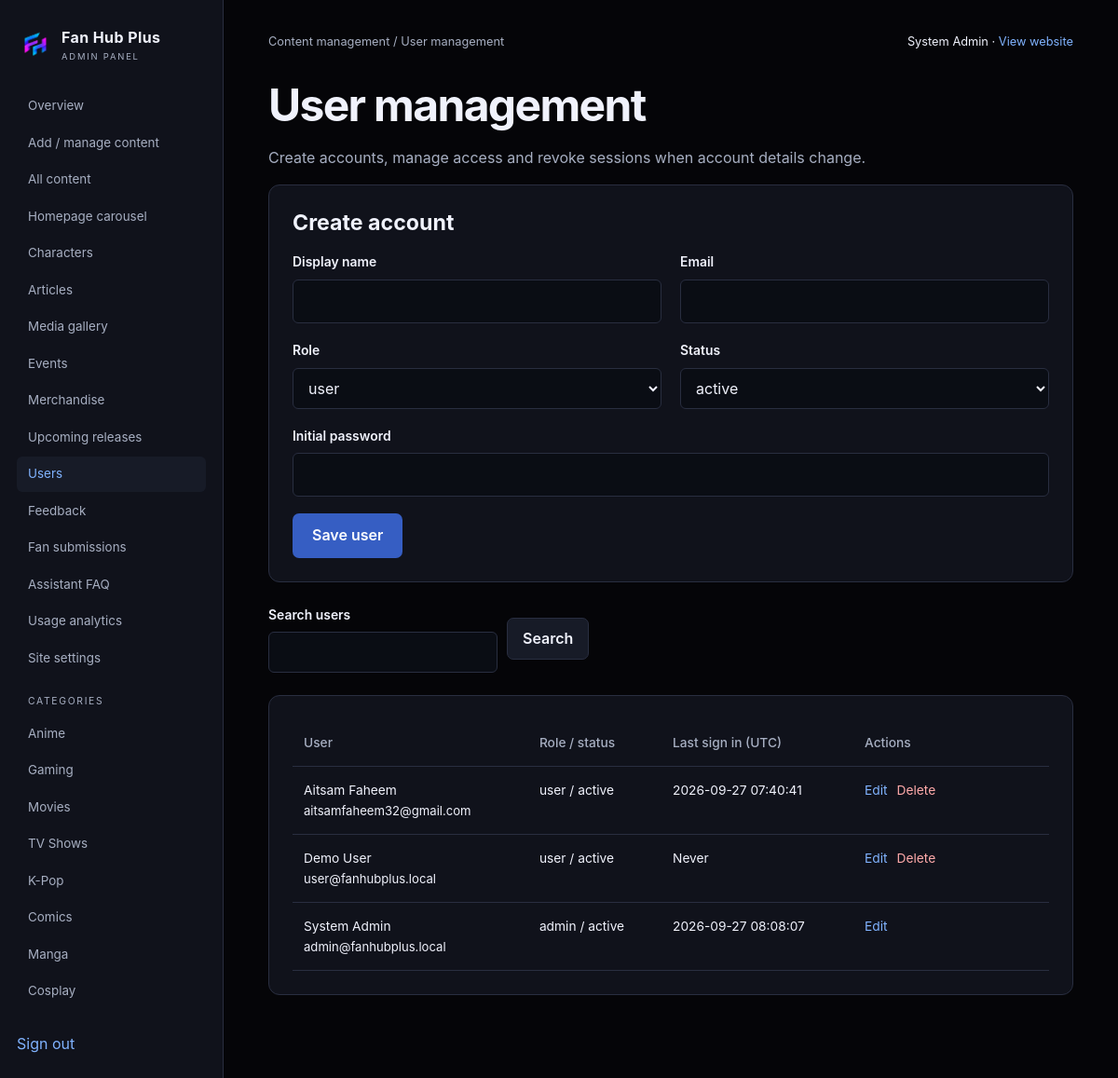
Page /Admin/users.php (signed in) on the committed database.
### tables this page shows
CREATE TABLE `categories` (
  `category_id` int(10) UNSIGNED NOT NULL,
  `name` varchar(80) NOT NULL,
  `slug` varchar(80) NOT NULL,
  `description` text DEFAULT NULL,
  `image_url` varchar(500) DEFAULT NULL,
  `sort_order` int(11) NOT NULL DEFAULT 0,
  `is_active` tinyint(1) NOT NULL DEFAULT 1
);

CREATE TABLE `users` (
  `user_id` int(10) UNSIGNED NOT NULL,
  `name` varchar(120) NOT NULL,
  `email` varchar(190) NOT NULL,
  `password_hash` varchar(255) NOT NULL,
  `role` enum('user','editor','admin') NOT NULL DEFAULT 'user',
  `avatar_url` varchar(500) DEFAULT NULL,
  `bio` text DEFAULT NULL,
  `status` enum('active','suspended','pending') NOT NULL DEFAULT 'active',
  `created_at` timestamp NOT NULL DEFAULT current_timestamp(),
  `updated_at` timestamp NOT NULL DEFAULT current_timestamp() ON UPDATE current_timestamp(),
  `last_login` datetime DEFAULT NULL,
  `session_version` int(10) UNSIGNED NOT NULL DEFAULT 1
);

### config/config.php (called while the page is built, shortened)
<?php
function base_url(string $path = ''): string {
    return BASE_URL . '/' . ltrim($path, '/');
}

### includes/functions.php (called while the page is built, shortened)
<?php
require_once __DIR__ . '/auth.php';
function e(mixed $value): string { return htmlspecialchars((string)($value ?? ''), ENT_QUOTES | ENT_SUBSTITUTE, 'UTF-8'); }
function input(string $key, string $default = '', ?array $source = null): string {
    $value = ($source ?? $_POST)[$key] ?? $default;
    return is_scalar($value) ? trim((string)$value) : $default;
}
function get(string $key, string $default = ''): string { return input($key, $default, $_GET); }
function categories(): array { return db_all('SELECT * FROM categories WHERE is_active=1 ORDER BY sort_order,name'); }
function category_url(string $slug): string {
    $map = ['tv-shows'=>'tvshows','k-pop'=>'kpop'];
    return base_url(($map[$slug] ?? $slug) . '.php');
}

### includes/db.php (called while the page is built, shortened)
<?php
require_once __DIR__ . '/../config/config.php';
function db_query(string $sql, array $params = []): mysqli_stmt {
    $statement = $GLOBALS['conn']->prepare($sql);
    if ($params) {
        $types = '';
        foreach ($params as $value) $types .= is_int($value) ? 'i' : (is_float($value) ? 'd' : 's');
        $statement->bind_param($types, ...$params);
    }
    $statement->execute();
    return $statement;
}
function db_all(string $sql, array $params = []): array {
    return db_query($sql, $params)->get_result()->fetch_all(MYSQLI_ASSOC);
}
function db_one(string $sql, array $params = []): ?array {
    return db_query($sql, $params)->get_result()->fetch_assoc();
}

### includes/auth.php (called while the page is built, shortened)
<?php
require_once __DIR__ . '/db.php';
function current_user(): ?array {
    $user = db_one("SELECT * FROM users WHERE user_id=? AND status='active'", [(int)$_SESSION['user_id']]);
    $expired = time() - ($_SESSION['last_seen'] ?? 0) > 7200;
    return $user;
}

### Admin/users.php (the view, shortened to what this page needs)
<?php
require_once __DIR__.'/../includes/functions.php';require_admin();$adminId=(int)current_user()['user_id'];$errors=[];$edit=(int)get('edit');
$record=$edit?db_one('SELECT * FROM users WHERE user_id=?',[$edit]):null;
$q=get('q');$rows=db_all('SELECT user_id,name,email,role,status,last_login FROM users WHERE name LIKE ? OR email LIKE ? ORDER BY user_id DESC',['%'.$q.'%','%'.$q.'%']);
$page_title='User management';require __DIR__.'/../includes/admin_header.php';
?>
<h1>User management</h1><p>Create accounts, manage access and revoke sessions when account details change.</p><?php if($errors):?><div class="errors"><?=e(implode(' ',$errors))?></div><?php endif;?><form method="post" class="panel"><?=csrf_field()?><h2><?=$record?'Edit account':'Create account'?></h2><input type="hidden" name="id" value="<?=$record['user_id']??0?>"><div class="form-grid"><?php foreach(['name'=>'Display name','email'=>'Email'] as $field=>$label):?><div class="field"><label for="<?=$field?>"><?=$label?></label><input id="<?=$field?>" name="<?=$field?>" type="<?=$field==='email'?'email':'text'?>" required value="<?=e(input($field,$record[$field]??''))?>"></div><?php endforeach;?><div class="field"><label for="role">Role</label><select id="role" name="role"><?php foreach(['user','admin'] as $role):?><option <?=($record['role']??'user')===$role?'selected':''?>><?=$role?></option><?php endforeach;?></select></div><div class="field"><label for="status">Status</label><select id="status" name="status"><?php foreach(['active','suspended','pending'] as $status):?><option <?=($record['status']??'active')===$status?'selected':''?>><?=$status?></option><?php endforeach;?></select></div><div class="field full"><label for="password"><?=$record?'New password (leave blank to keep current password)':'Initial password'?></label><input type="password" id="password" name="password" minlength="8" maxlength="72" autocomplete="new-password" <?=$record?'':'required'?>></div></div><button class="button">Save user</button><?php if($record):?> <a href="users.php">Cancel edit</a><?php endif;?></form>
<form method="get" class="actions"><label>Search users<input type="search" name="q" value="<?=e($q)?>"></label><button class="button secondary">Search</button></form><div class="panel table-wrap" style="margin-top:24px"><table class="data-table"><thead><tr><th>User</th><th>Role / status</th><th>Last sign in (UTC)</th><th>Actions</th></tr></thead><tbody><?php foreach($rows as $row):?><tr><td><?=e($row['name'])?><br><small><?=e($row['email'])?></small></td><td><?=e($row['role'])?> / <?=e($row['status'])?></td><td><?=e($row['last_login']??'Never')?></td><td><div class="actions"><a href="?edit=<?=$row['user_id']?>">Edit</a><?php if((int)$row['user_id']!==$adminId):?><form method="post" data-confirm="Permanently delete this user and their personal data?"><?=csrf_field()?><input type="hidden" name="id" value="<?=$row['user_id']?>"><button class="text-button danger" name="action" value="delete">Delete</button></form><?php endif;?></div></td></tr><?php endforeach;?></tbody></table></div><?php require __DIR__.'/../includes/admin_footer.php';?>

### includes/admin_header.php
<?php
require_once __DIR__.'/functions.php';require_admin();$admin=current_user();
?>
<!doctype html><html lang="en"><head><meta charset="utf-8"><meta name="viewport" content="width=device-width,initial-scale=1"><title><?=e($page_title??'Admin')?> | Fan Hub Plus</title><link rel="stylesheet" href="<?=e(base_url('assets/app.css'))?>"><script src="<?=e(base_url('assets/app.js'))?>" defer></script></head><body><a class="skip-link" href="#main">Skip to content</a><div class="admin-shell"><aside class="admin-sidebar"><a class="site-brand" href="<?=e(base_url('Admin/dashboard.php'))?>"><img src="<?=e(base_url('assets/images/logo.png'))?>" alt=""><span><strong>Fan Hub Plus</strong><small>ADMIN PANEL</small></span></a><nav aria-label="Administration"><?php foreach(['dashboard.php'=>'Overview','add-content.php'=>'Add / manage content','content.php'=>'All content','carousel.php'=>'Homepage carousel','characters.php'=>'Characters','articles.php'=>'Articles','media.php'=>'Media gallery','events.php'=>'Events','merchandise.php'=>'Merchandise','upcoming.php'=>'Upcoming releases','users.php'=>'Users','feedback.php'=>'Feedback','submissions.php'=>'Fan submissions','chatbot.php'=>'Assistant FAQ','analytics.php'=>'Usage analytics','settings.php'=>'Site settings'] as $path=>$label):?><a href="<?=e(base_url('Admin/'.$path))?>" <?=basename($_SERVER['SCRIPT_NAME'])===$path?'aria-current="page"':''?>><?=e($label)?></a><?php endforeach;?><span class="group-label">CATEGORIES</span><?php foreach(categories() as $cat):?><a href="<?=e(base_url('Admin/'.basename(category_url($cat['slug']))))?>"><?=e($cat['name'])?></a><?php endforeach;?></nav><form action="<?=e(base_url('Admin/logout.php'))?>" method="post"><?=csrf_field()?><button class="text-button">Sign out</button></form></aside><main id="main" class="admin-main"><div class="admin-top"><p>Content management / <?=e($page_title??'Overview')?></p><div><span><?=e($admin['name'])?></span> · <a href="<?=e(base_url())?>">View website</a></div></div><?php foreach(get_flashes() as [$type,$message]):?><div class="notice <?=e($type)?>" role="status"><?=e($message)?></div><?php endforeach;?>

### assets/app.css (style rules this page uses)
:root { color-scheme: dark; --bg: #050508; --panel: #10121b; --panel2: #171b27; --line: #292e40; --text: #f0f2fc; --muted: #a7afc2; --blue: #80b3ff; --purple: #bd95fc; --input: #0a0d14; --danger: #ffaaaa; --success: #94deb0; --shadow: 0 12px 38px #0003; font: 16px/1.6 Inter, Segoe UI, Arial, sans-serif; }
* { box-sizing: border-box; }
body { margin: 0; min-height: 100vh; background: var(--bg); color: var(--text); font: inherit; }
a { color: var(--blue); text-decoration: none; }
button, input, textarea, select { font: inherit; }
button, a, input, select, textarea, summary { outline-offset: 4px; }
img { max-width: 100%; }
button, summary { cursor: pointer; }
h1, h2, h3, p { margin: 0 0 1rem; }
h1 { font-size: clamp(1.9rem, 4vw, 3rem); line-height: 1.15; letter-spacing: -0.035em; }
h2 { font-size: 1.45rem; line-height: 1.3; }
p, .muted { color: var(--muted); }
small { font-size: 0.82rem; }
.site-brand { display: flex; align-items: center; gap: 10px; color: var(--text); flex-shrink: 0; }
.site-brand img { width: 38px; height: 44px; object-fit: contain; }
.site-brand strong { display: block; font-size: 1rem; letter-spacing: 0.025em; }
.site-brand small { display: block; font-size: 0.59rem; letter-spacing: 0.19em; color: var(--muted); }
.button, button.button { display: inline-flex; justify-content: center; align-items: center; gap: 8px; padding: 11px 20px; border: 1px solid transparent; border-radius: 7px; color: #fff; background: #365ec3; font-weight: 600; line-height: 1.45; text-decoration: none; cursor: pointer; box-shadow: none; }
.secondary, button.secondary, a.secondary { color: var(--text); background: var(--panel2); border: 1px solid var(--line); padding: 10px 16px; border-radius: 7px; }
.danger { color: var(--danger) !important; }
.text-button { color: var(--blue); border: 0; background: none; padding: 0; }
.actions { display: flex; gap: 10px; align-items: center; flex-wrap: wrap; }
.actions form { margin: 0; }
.panel { min-width: 0; overflow-wrap: anywhere; padding: 25px; border: 1px solid var(--line); background: var(--panel); border-radius: 12px; margin-bottom: 24px; }
label { display: block; font-size: 0.87rem; font-weight: 600; color: var(--text); }
input, textarea, select { display: block; width: 100%; margin: 7px 0 0; background: var(--input); border: 1px solid var(--line); border-radius: 6px; padding: 10px 12px; color: var(--text); min-width: 0; }
.field { margin: 0 0 18px; }
.form-grid { display: grid; grid-template-columns: 1fr 1fr; gap: 0 20px; }
.form-grid .full { grid-column: 1/-1; }
.table-wrap { overflow-x: auto; }
.data-table { width: 100%; border-collapse: collapse; font-size: 0.86rem; }
.data-table th, .data-table td { text-align: left; padding: 14px 12px; border-bottom: 1px solid var(--line); vertical-align: top; }
.data-table th { color: var(--muted); font-weight: 500; }
.data-table .actions { min-width: 145px; }
.admin-shell { display: grid; grid-template-columns: 240px minmax(0, 1fr); min-height: 100vh; }
.admin-sidebar { background: var(--panel); border-right: 1px solid var(--line); padding: 26px 18px; }
.admin-sidebar nav { display: grid; gap: 2px; margin: 25px 0; }
.admin-sidebar nav a { padding: 8px 12px; border-radius: 6px; color: var(--muted); font-size: 0.84rem; }
.admin-sidebar nav a:hover, .admin-sidebar nav a[aria-current] { background: var(--panel2); color: var(--blue); text-decoration: none; }
.admin-sidebar .group-label { font-size: 0.65rem; color: var(--muted); letter-spacing: 0.16em; margin: 18px 12px 5px; }
.admin-main { padding: 35px clamp(20px, 4vw, 55px); min-width: 0; }
.admin-top { display: flex; justify-content: space-between; gap: 15px; margin-bottom: 30px; font-size: 0.8rem; }
.admin-top p { margin: 0; }

### rows in the picture
categories: name "Anime"
categories: name "Gaming"
categories: name "Movies"
categories: name "TV Shows"
categories: name "K-Pop"
categories: name "Comics"
categories: name "Manga"
categories: name "Cosplay"
users: name "System Admin", email "admin@fanhubplus.local", role "admin", status "active", last_login "2026-09-27 08:08:07"
users: name "Aitsam Faheem", email "aitsamfaheem32@gmail.com", role "user", status "active", last_login "2026-09-27 07:40:41"
users: name "Demo User", email "user@fanhubplus.local", role "user", status "active", last_login "Never"

### other values in the picture
$label "Overview"
$label "Add / manage content"
$label "All content"
$label "Homepage carousel"
$label "Characters"
$label "Articles"
$label "Media gallery"
$label "Events"
$label "Merchandise"
$label "Upcoming releases"
$label "Users"
$label "Feedback"
$label "Fan submissions"
$label "Assistant FAQ"
$label "Usage analytics"
